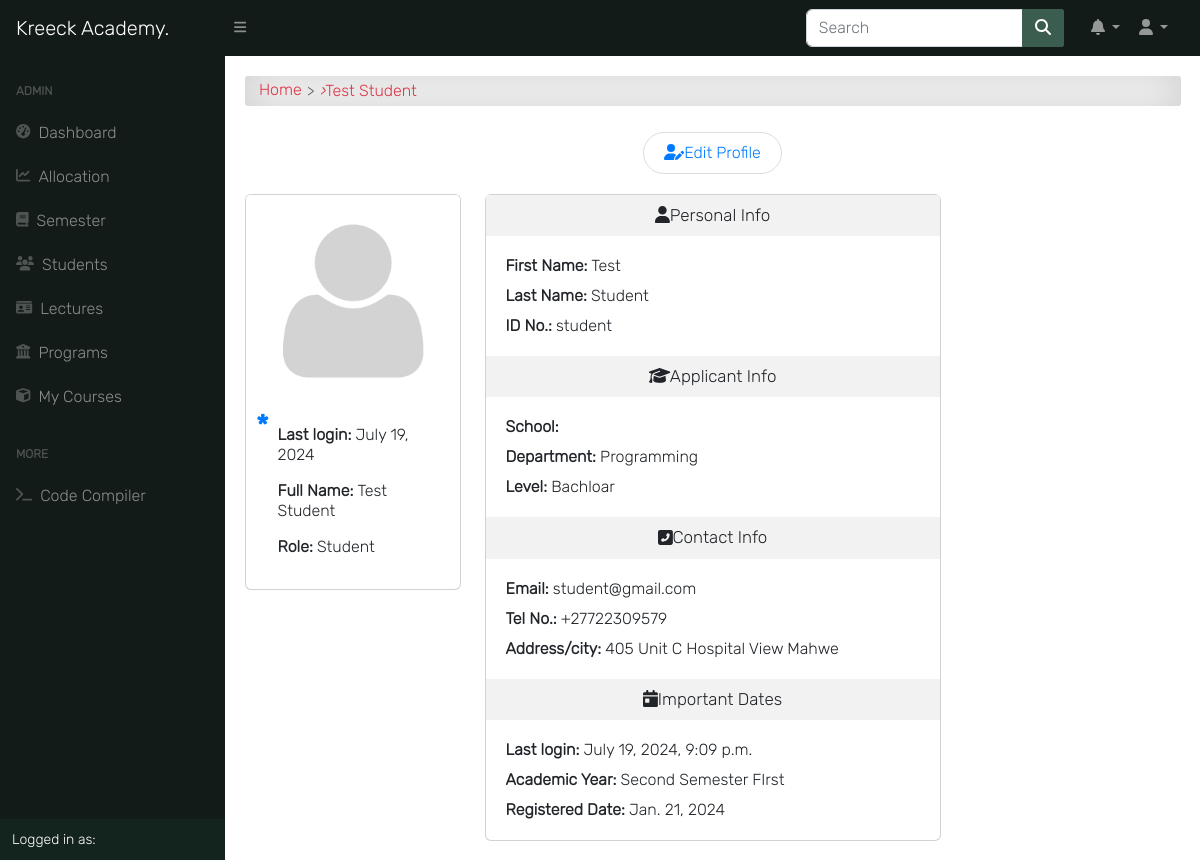
The page /auth/profile/3/detail/ (signed in) on the database its author committed.
### accounts/models.py (models this page shows, shortened)
class User(AbstractUser):
    is_student = models.BooleanField(default=False)
    is_lecturer = models.BooleanField(default=False)
    is_parent = models.BooleanField(default=False)
    is_dep_head = models.BooleanField(default=False)
    phone = models.CharField(max_length=60, blank=True, null=True)
    address = models.CharField(max_length=60, blank=True, null=True)
    picture = models.ImageField(upload_to='profile_pictures/%y/%m/%d/', default='default.png', null=True)
    email = models.EmailField(blank=True, null=True)
    username_validator = ASCIIUsernameValidator()
    objects = UserManager()
    @property
    def get_full_name(self):
        full_name = self.username
        if self.first_name and self.last_name:
            full_name = self.first_name + " " + self.last_name
        return full_name
    @property
    def get_user_role(self):
        if self.is_superuser:
            return "Admin"
        elif self.is_student:
            return "Student"
        elif self.is_lecturer:
            return "Lecturer"
        elif self.is_parent:
            return "Parent"

class Student(models.Model):
    student = models.OneToOneField(User, on_delete=models.CASCADE)
    level = models.CharField(max_length=25, choices=LEVEL, null=True)
    department = models.ForeignKey(Program, on_delete=models.CASCADE, null=True)
    objects = StudentManager()

### course/models.py (models this page shows, shortened)
class Program(models.Model):
    title = models.CharField(max_length=150, unique=True)
    summary = models.TextField(null=True, blank=True)
    objects = ProgramManager()
    def __str__(self):
        return self.title

### app/models.py (models this page shows)
class Semester(models.Model):
    semester = models.CharField(max_length=10, choices=SEMESTER, blank=True)
    is_current_semester = models.BooleanField(default=False, blank=True, null=True)
    session = models.ForeignKey(Session, on_delete=models.CASCADE, blank=True, null=True)
    next_semester_begins = models.DateField(null=True, blank=True)
    def __str__(self):
        return self.semester

class Session(models.Model):
    session = models.CharField(max_length=200, unique=True)
    is_current_session = models.BooleanField(default=False, blank=True, null=True)
    next_session_begins = models.DateField(blank=True, null=True)
    def __str__(self):
        return self.session

### accounts/views.py (the view, shortened to what this page needs)
# urls.py: path('profile/<int:id>/detail/', profile_single, name='profile_single'),
@login_required
@admin_required
def profile_single(request, id):
    if request.user.id == id:
        return redirect("/profile/")
    current_session = get_object_or_404(Session, is_current_session=True)
    current_semester = get_object_or_404(Semester, is_current_semester=True, session=current_session)
    user = User.objects.get(pk=id)
    if user.is_lecturer:
        courses = Course.objects.filter(allocated_course__lecturer__pk=id).filter(semester=current_semester)
        context = {
            'title': user.get_full_name,
            "user": user,
            "user_type": "Lecturer",
            "courses": courses,
            'current_session': current_session,
            'current_semester': current_semester,
        }
        return render(request, 'accounts/profile_single.html', context)
    elif user.is_student:
        student = Student.objects.get(student__pk=id)
        courses = TakenCourse.objects.filter(student__student__id=id, course__level=student.level)
        context = {
            'title': user.get_full_name,
            'user': user,
            "user_type": "student",
            'courses': courses,
            'student': student,
            'current_session': current_session,
            'current_semester': current_semester,
        }
        return render(request, 'accounts/profile_single.html', context)

### templates/accounts/profile_single.html (shortened to what this page needs)
{% extends 'base.html' %}
{% load static %}
{% load i18n %}
{% block content %}
<div id="input-nav"><a href="{% url 'home' %}" class="primary1">Home</a> <i>&rsaquo;</i> {{ user.get_full_name }}</div>
{% if request.user.is_superuser %}
<div class="btn-flex">
    {% if user.is_student %}
    <a class="edit-btn" href="{% url 'student_edit' pk=user.id %}">
        <i class="fas fa-user-edit"></i><span class="mobile-hide">Edit Profile</span>
    </a>
    {% endif %}
</div>
{% endif %}
<div class="row justify-content-between">
    <div class="col-md-3 mx-auto">
        <div class="card">
            {% if request.user.is_authenticated %}
                {% if not request.user.is_lecturer %}
                    <img src="{{ user.picture.url }}" class="dashboard-img" onload="cacheProfilePicture(this);">
                {% else %}
                    <img src="{{ user.picture.url }}" class="dashboard-img">
                {% endif %}
            {% endif %}
            <div class="program-description">
                <p><strong>Last login: </strong>{{ user.last_login|date }}</p>
                <p><strong>Full Name: </strong>{{ user.get_full_name|title }}</p>
                <p><strong>Role: </strong>
                    {{ user.get_user_role }}
                </p>
            </div>
        </div>
    </div>
    <div class="col-md-6">
        <div class="card">
            <p class="title-info"><i class="fas fa-user"></i>Personal Info</p>
            <div class="dashboard-description">
                <p><strong>First Name:</strong> {{ user.first_name|title }}</p>
                <p><strong>Last Name:</strong> {{ user.last_name|title }}</p>
                <p><strong>ID No.:</strong> {{ user.username }}</p>
            </div>
            {% if user.is_student %}
            <p class="title-info"><i class="fas fa-graduation-cap"></i>Applicant Info</p>
            <div class="dashboard-description">
                <p><strong>School: </strong>{{ student.get_student_school }}</p>
                <p><strong>Department: </strong>{{ student.department }}</p>
                <p><strong>Level: </strong>{{ student.level }}</p>
            </div>
            {% endif %}
            <p class="title-info"><i class="fas fa-phone-square-alt"></i>Contact Info</p>
            <div class="dashboard-description">
                <p><strong>Email:</strong> {{ user.email }}</p>
                <p><strong>Tel No.:</strong> {{ user.phone }}</p>
                <p><strong>Address/city:</strong> {{ user.address }}</p>
            </div>
            <p class="title-info"><i class="fa fa-calendar-day"></i>Important Dates</p>
            <div class="dashboard-description">
                <p><strong>Last login:</strong> {{ user.last_login }}</p>
                <p><strong>Academic Year:</strong> {{ current_semester }} Semester {{ current_session }}</p>
                <p><strong>Registered Date:</strong> {{ user.date_joined|date }}</p>
            </div>
        </div>
    </div>
    <div class="col-md-3 mx-auto"></div>
</div>
{% endblock content %}

### static/css/all.css (style rules this page uses)
.fa-calendar-day:before { content: "\f783"; }
.fa-graduation-cap:before { content: "\f19d"; }
.fa-user:before { content: "\f007"; }

### static/css/style.css (style rules this page uses)
*, body { font-family: "Inter", sans-serif; }
body { background-color: #ffffff; }
.btn-flex { display: -webkit-box; display: -ms-flexbox; display: flex; -webkit-box-pack: center; -ms-flex-pack: center; justify-content: center; -ms-flex-wrap: wrap; flex-wrap: wrap; margin: 10px auto; }
#input-nav { display: -webkit-box; display: -ms-flexbox; display: flex; -ms-flex-wrap: wrap; flex-wrap: wrap; -webkit-box-align: center; -ms-flex-align: center; align-items: center; padding: 0.3rem 0.9rem; margin-bottom: 1rem; color: #dc3545; border-radius: 3px; background-color: #fff !important; -webkit-box-shadow: inset 0 0 2.5rem rgba(0, 0, 0, 0.2); box-shadow: inset 0 0 2.5rem rgba(0, 0, 0, 0.2); }
#input-nav a { color: #dc3545; }
#input-nav a::after { content: ">"; color: #666; margin: 0 5px; vertical-align: middle; }
a { color: #666; text-decoration: none; }
.dashboard-img { width: 100%; border-top-left-radius: 0.3em; border-top-right-radius: 0.3em; }
.dashboard-description { padding: 10px; }
.dashboard-description p { margin: 10px; }
.program-description { position: relative; padding: 1rem 2rem; }
.program-description::before { content: "*"; position: absolute; top: 0; left: 10px; color: #007bff; font-weight: bold; font-size: 30px; margin-right: 1rem; }
.title-info { font-weight: 400; font-size: 17px; padding: 10px; background: #f3f2f2; text-align: center; margin: 0px; }
.edit-btn { font-family: inherit; text-align: center; width: auto; padding: 10px 20px; margin: 10px auto; cursor: pointer; color: #007bff; border: 1px solid #ddd; border-radius: 2rem; }

### rows shown on the page
User: get_full_name "Test Student", picture (placeholder picture), last_login "July 19, 2024", get_user_role "Student", first_name "Test", last_name "Student", username "student", email "student@gmail.com", phone "+27722309579", address "405 Unit C Hospital View Mahwe", last_login "July 19, 2024, 9:09 p.m.", date_joined "Jan. 21, 2024"
Student: department "Programming", level "Bachloar"
Semester: semester "Second"
Session: session "FIrst"
